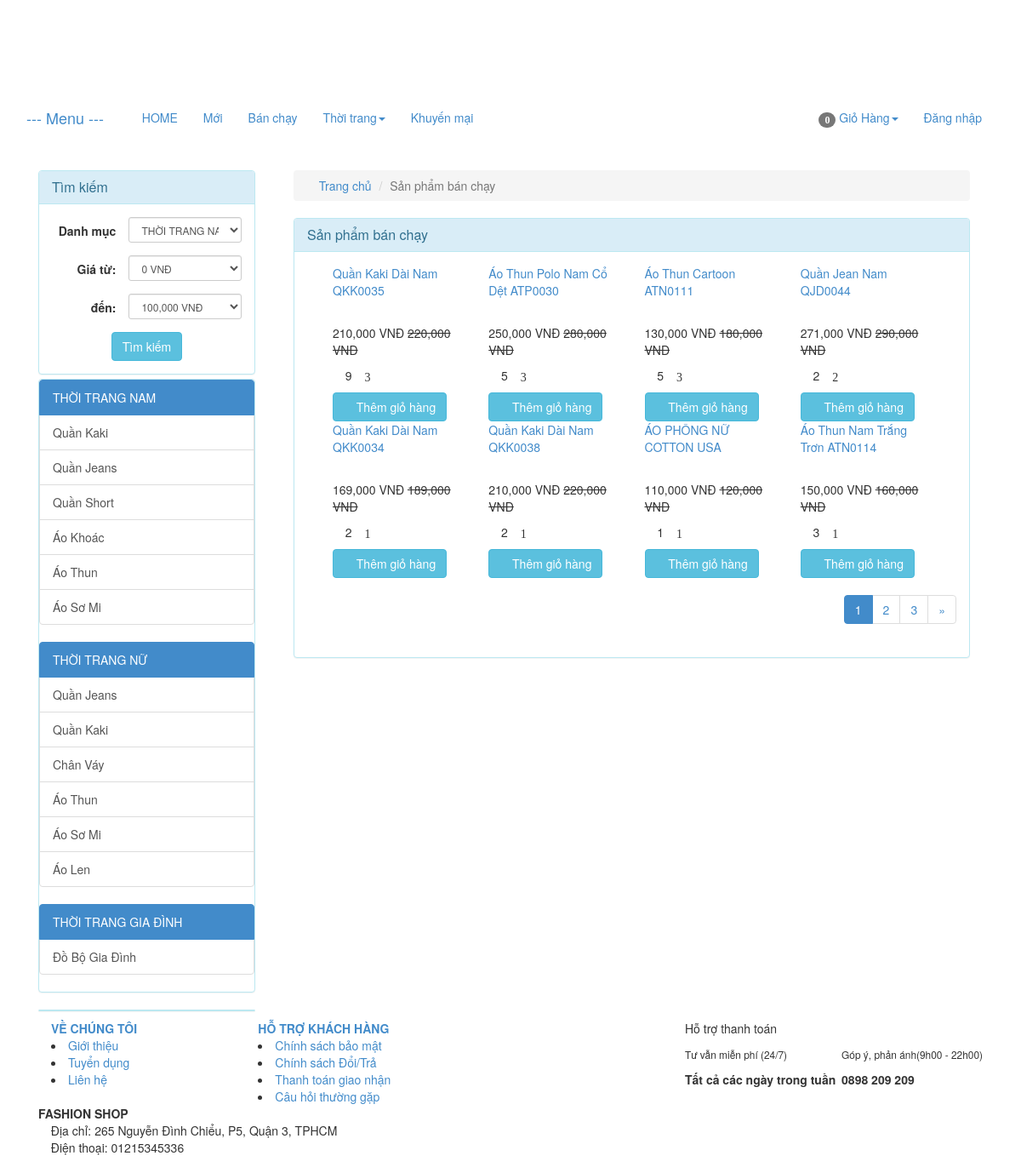
Page /index.php/product/hot on the committed database.
### tables this page shows
CREATE TABLE `catalog` (
  `id` int(11) NOT NULL,
  `name` varchar(100) NOT NULL,
  `description` varchar(255) DEFAULT NULL,
  `parent_id` int(11) NOT NULL,
  `sort_order` tinyint(4) NOT NULL,
  `created` datetime NOT NULL
);

CREATE TABLE `product` (
  `id` int(255) NOT NULL,
  `catalog_id` int(11) NOT NULL,
  `name` varchar(255) NOT NULL,
  `content` text NOT NULL,
  `price` decimal(15,2) NOT NULL DEFAULT 0.00,
  `discount` int(11) DEFAULT 0,
  `image_link` varchar(100) NOT NULL,
  `image_list` text NOT NULL,
  `view` int(11) NOT NULL DEFAULT 0,
  `buyed` int(255) NOT NULL,
  `rate_total` int(255) NOT NULL DEFAULT 4,
  `rate_count` int(255) NOT NULL DEFAULT 1,
  `created` int(11) NOT NULL
);

### application/controllers/Product.php (called while the page is built, shortened)
<?php
class Product extends MY_Controller {
	public function __construct()
	{
		parent::__construct();
		$this->load->model('product_model');
		$this->load->model('catalog_model');
	}
	public function hot()
	{
		$input = array();
		$input['order'] = array('buyed','DESC');
		$this->load->library('pagination');
		$base_url = base_url('product/hot');
		$total =20;
		$per = 8;
		$uri = 3;
		$config = pagination($base_url,$total,$per,$uri);
		$segment = $this->uri->segment(3);
		$segment = intval($segment);
		$input['limit'] = array($config['per_page'],$segment);
		$product_list = $this->product_model->get_list($input);
		$this->data['product_list'] = $product_list;
		$this->data['temp']='site/product/hot';
		$this->load->view('site/layoutsub',$this->data);
	}
}

### index.php (called while the page is built, shortened)
<?php
require_once BASEPATH.'core/CodeIgniter.php';

### application/core/MY_Controller.php (called while the page is built, shortened)
<?php
class MY_Controller extends CI_Controller {
	function __construct()
	{
		$controller = $this->uri->segment(1);
		switch ($controller) {
			default:
				$input = array();
				$input['where'] = array('parent_id' => '1');
				$input['order'] = array('sort_order', 'ASC');
				$catalog = $this->catalog_model->get_list($input);
				foreach ($catalog as $value) {
					$input= array();
					$input['where'] = array('parent_id' => $value->id);
					$input['order'] = array('sort_order', 'ASC');
					$sub = $this->catalog_model->get_list($input);
					$value->sub=$sub;
				}
				$total_items = $this->cart->total_items();
				break;
		}
	}
}

### application/core/MY_Model.php (called while the page is built, shortened)
<?php if ( ! defined('BASEPATH')) exit('No direct script access allowed');
class MY_Model extends CI_Model {
    var $table = '';
    var $key = 'id';
    var $order = '';
    function get_list($input = array())
    {
        $query = $this->db->get($this->table);
        return $query->result();
    }
    protected function get_list_set_input($input = array())
    {
        if ((isset($input['where'])) && $input['where'])
        {
            $this->db->where($input['where']);
        }
        if (isset($input['order'][0]) && isset($input['order'][1]))
        {
            $this->db->order_by($input['order'][0], $input['order'][1]);
        }
        else
        {
            $order = ($this->order == '') ? array($this->table.'.'.$this->key, 'desc') : $this->order;
            $this->db->order_by($order[0], $order[1]);
        }
        if (isset($input['limit'][0]) && isset($input['limit'][1]))
        {
            $this->db->limit($input['limit'][0], $input['limit'][1]);
        }
    }
}
?>

### application/views/site/product/hot.php (the view, shortened to what this page needs)
<div class="col-xs-12 col-sm-9 col-md-9 col-lg-9 clearpaddingr">
	<div class="col-xs-12 col-sm-12 col-md-12 col-lg-12 clearpadding">
		<ol class="breadcrumb">
			<li><a href="<?php echo base_url(); ?>"><span class="glyphicon glyphicon-home" aria-hidden="true"></span> Trang chủ</a></li>
			<li class="active">Sản phẩm bán chạy</li>
		</ol>
		<div class="panel panel-info">
			<div class="panel-heading">
				<h3 class="panel-title">Sản phẩm bán chạy</h3>
			</div>
			<div class="panel-body">
				<div class="col-xs-12 col-sm-12 col-md-12 col-lg-12 clearpadding">
					<?php foreach ($product_list as $value) {
						$name = covert_vi_to_en($value->name);
						$name = strtolower($name);
					?>
						<div class="col-xs-12 col-sm-6 col-md-3 col-lg-3 re-padding">
							<div class="product_item">
								<p class="product_name"><a href="<?php echo base_url($name . '-p' . $value->id); ?>"><?php echo $value->name; ?></a></p>
								<div class="product-image">
								</div>
								<?php if ($value->discount > 0) {
									$new_price = $value->price - $value->discount; ?>
									<p><span class='price text-right'><?php echo number_format($new_price); ?> VNĐ</span> <del class="product-discount"><?php echo number_format($value->price); ?> VNĐ</del></p>
								<?php } else { ?>
									<p><span class='price text-right'><?php echo number_format($value->price); ?> VNĐ</span></p>
								<?php	} ?>
								<p><span class="glyphicon glyphicon-eye-open" aria-hidden="true" title="Số lượt xem"></span> <?php echo $value->view; ?> <span class="glyphicon glyphicon-star-empty" aria-hidden="true" title="Số lượng đặt mua"><?php echo $value->buyed; ?></p>
								<a href="<?php echo base_url('cart/add/' . $value->id); ?>"><button class='btn btn-info'><span class="glyphicon glyphicon-shopping-cart" aria-hidden="true"></span> Thêm giỏ hàng</button></a>
							</div>
						</div>
					<?php } ?>
				</div>
				<?php echo $this->pagination->create_links(); ?>
			</div>
		</div>
	</div>
</div>

### application/helpers/common_helper.php (shortened to what this page needs)
<?php
function public_url($url = '')
{
	return base_url('public/' . $url);
}
function pagination($base_url = '', $total = '', $per = '', $uri = '')
{
	$config = array();
	$config['base_url']    = $base_url;
	$config['total_rows']  = $total;
	$config['per_page']    = $per;
	$config['uri_segment'] = $uri;
	$config['full_tag_open']   = "<nav aria-label='Page navigation' class='text-right'><ul class='pagination'>";
	$config['full_tag_close'] = "</ul></nav>";
	$config['cur_tag_open']   = "<li class='active'><a href='#'>";
	$config['cur_tag_close'] = "</a></li>";
	$config['next_link']   = "&raquo;";
	$config['next_tag_open']   = "<li><span aria-hidden='true'>";
	$config['next_tag_close'] = "</span></li>";
	$config['prev_link']   = "&laquo;";
	$config['prev_tag_open']   = "<li><span aria-hidden='true'>";
	$config['prev_tag_close'] = "</span></li>";
	$config['num_tag_open']   = "<li>";
	$config['num_tag_close'] = "</li>";
	return $config;
}
function covert_vi_to_en($str)
{
	$unicode = array(
		'a' => 'á|à|ả|ã|ạ|ă|ắ|ặ|ằ|ẳ|ẵ|â|ấ|ầ|ẩ|ẫ|ậ',
		'd' => 'đ',
		'e' => 'é|è|ẻ|ẽ|ẹ|ê|ế|ề|ể|ễ|ệ',
		'i' => 'í|ì|ỉ|ĩ|ị',
		'o' => 'ó|ò|ỏ|õ|ọ|ô|ố|ồ|ổ|ỗ|ộ|ơ|ớ|ờ|ở|ỡ|ợ',
		'u' => 'ú|ù|ủ|ũ|ụ|ư|ứ|ừ|ử|ữ|ự',
		'y' => 'ý|ỳ|ỷ|ỹ|ỵ',
		'A' => 'Á|À|Ả|Ã|Ạ|Ă|Ắ|Ặ|Ằ|Ẳ|Ẵ|Â|Ấ|Ầ|Ẩ|Ẫ|Ậ',
		'D' => 'Đ',
		'E' => 'É|È|Ẻ|Ẽ|Ẹ|Ê|Ế|Ề|Ể|Ễ|Ệ',
		'I' => 'Í|Ì|Ỉ|Ĩ|Ị',
		'O' => 'Ó|Ò|Ỏ|Õ|Ọ|Ô|Ố|Ồ|Ổ|Ỗ|Ộ|Ơ|Ớ|Ờ|Ở|Ỡ|Ợ',
		'U' => 'Ú|Ù|Ủ|Ũ|Ụ|Ư|Ứ|Ừ|Ử|Ữ|Ự',
		'Y' => 'Ý|Ỳ|Ỷ|Ỹ|Ỵ',
	);
	foreach ($unicode as $nonUnicode => $uni) $str = preg_replace("/($uni)/i", $nonUnicode, $str);
	$str = trim($str);
	$str = str_replace(' ', '-', $str);
	$str = str_replace(',', '', $str);
	return $str;
}

### application/views/site/layoutsub.php (shortened to what this page needs)
<!DOCTYPE html>
<html lang="en">
<head>
	<?php $this->load->view('site/head',$this->data); ?>
</head>
<body>
	<div class="container">
		<?php $this->load->view('site/header',$this->data); ?>
		<div class="row">
			<div class="col-xs-12 col-sm-12 col-md-12 col-lg-12 clearpadding" style="margin-top: 15px;">
				<?php $this->load->view('admin/message.php'); ?>
				<?php $this->load->view('site/sidebar',$this->data); ?>
				<?php $this->load->view($temp,$this->data); ?>
		<?php $this->load->view('site/footer',$this->data); ?>
</body>
</html>

### application/views/site/head.php (shortened to what this page needs)
<link rel="stylesheet" type="text/css" href="<?php echo public_url('site/'); ?>bootstrap/css/bootstrap.css">
<link rel="stylesheet" type="text/css" href="<?php echo public_url('site/'); ?>css/style.css">

### application/views/site/header.php (shortened to what this page needs)
			<div class="row" style="margin-top: 1px;height: 111px;">
		</div>
<div class="row">
	<nav class="navbar navbar-info re-navbar">
		<div class="container-fluid re-container-fluid">
			<div class="navbar-header">
				<a class="navbar-brand" href="#">--- Menu ---</a>
			</div>
			<div class="collapse navbar-collapse re-navbar-collapse" id="bs-example-navbar-collapse-1">
				<ul class="nav navbar-nav">
					<li class="active"><a href="<?php echo base_url(); ?>"><span class="glyphicon glyphicon-home" aria-hidden="true"></span> HOME<span class="sr-only">(current)</span></a></li>
					<li><a href="<?php echo base_url('moi'); ?>">Mới</a></li>
					<li><a href="<?php echo base_url('ban-chay'); ?>">Bán chạy</a></li>
					<li class="dropdown">
						<a href="#" class="dropdown-toggle" data-toggle="dropdown" role="button" aria-haspopup="true" aria-expanded="false">Thời trang<span class="caret"></span></a>
					</li>
					<li><a href="<?php echo base_url('khuyen-mai'); ?>">Khuyến mại</a></li>
				</ul>
				<ul class="nav navbar-nav navbar-right">
					<?php $this->load->view('site/cart/cart_sh'); ?>
					<?php if (!isset($user)) { ?>
						<li><a href="<?php echo base_url('dang-nhap'); ?>">Đăng nhập</a></li>
					<?php } ?>
				</ul>
			</div>
		</div>
	</nav>
</div>

### application/views/site/cart/cart_sh.php (shortened to what this page needs)
<li class="dropdown">
  <a href="#" class="dropdown-toggle" data-toggle="dropdown" role="button" aria-haspopup="true" aria-expanded="false"> <span class="glyphicon glyphicon-shopping-cart"><span class="badge"><?php echo $total_items ?></span></span> Giỏ Hàng<span class="caret"></span></a>
</li>

### application/views/site/sidebar.php (shortened to what this page needs)
<?php
	$catalog_id = isset($catalog_id)?$catalog_id:NULL;
	$price_from = isset($price_from)?$price_from:NULL;
	$price_to = isset($price_to)?$price_to:NULL;
 ?>
<div class="col-xs-12 col-sm-3 col-md-3 col-lg-3 clearpaddingl">
	<div class="panel panel-info" style="margin-bottom: 5px;">
		<div class="panel-heading">
		    <h3 class="panel-title">Tìm kiếm</h3>
		</div>
	    <div class="panel-body">
	  	    <form class="form-horizontal text-center" method="post" action="<?php echo base_url('product/search'); ?>">
				<div class="form-group form-group-sm">
					<label class="col-sm-5 clearpaddingl control-label" for="formGroupInputSmall">Danh mục</label>
					<div class="col-sm-7" style="padding-left: 0px">
				    	<select class="form-control" name="catalog_id">
				    		<?php foreach ($catalog as $value) { ?>
							  	<option value="<?php echo $value->id; ?>" style='font-weight: bold' <?php if($value->id==$catalog_id) echo 'selected'; ?>><?php echo $value->name; ?></option>
								 </div>
							  	<?php } ?>
				    </div>
				</div>
				<div class="form-group form-group-sm">
					<label class="col-sm-5 control-label" for="formGroupInputSmall">Giá từ:</label>
					<div class="col-sm-7" style="padding-left: 0px">
				    	<select class="form-control" name="price_from">
				    	<?php for ($i=0; $i < 1400000; $i = $i + 100000) { ?>
				    		<option value="<?php echo $i ?>" <?php if($i==$price_from) echo 'selected'; ?>><?php echo number_format($i); ?> VNĐ</option>
				    	<?php } ?>
						</select>
				    </div>
				</div>
				<div class="form-group form-group-sm">
					<label class="col-sm-5 control-label" for="formGroupInputSmall">đến:</label>
					<div class="col-sm-7" style="padding-left: 0px">
				    	<select class="form-control" name="price_to">
				    	<?php for ($i=100000; $i < 1500000; $i = $i + 100000) { ?>
				    		<option value="<?php echo $i ?>" <?php if($i==$price_to) echo 'selected'; ?>><?php echo number_format($i); ?> VNĐ</option>
				    	<?php } ?>
						</select>
				    </div>
				</div>
				<button class="btn btn-info" type="submit" name='submit'>Tìm kiếm</button>
	    </div>
	</div>
	<div class="panel panel-info">
	  <div class="panel-body" style="padding:0px">
	  	<div class="list-group">
	  	<?php foreach ($catalog as $value)
	  	{
	  		$name = covert_vi_to_en($value->name);
	  		$name = strtolower($name);
	  	?>
	  	<div class="list-group">
	  		<a href="<?php echo base_url($name.'-c'.$value->id); ?>" class="list-group-item active">
		    <?php echo $value->name; ?>
		  	</a>
		  <?php foreach ($value->sub as $val) {
		  	$namesub = covert_vi_to_en($val->name);
	  		$namesub = strtolower($namesub);
	  		?>
		  	<a href="<?php echo base_url($namesub.'-c'.$val->id); ?>" class="list-group-item"><?php echo $val->name; ?></a>
		  <?php } ?>
		 </div>
	  	<?php } ?>
	    </div>
	  </div>
	</div>
	<div class="panel panel-info" style="margin-top:10px;margin-bottom:10px;">
	</div>
</div>

### application/views/site/footer.php (shortened to what this page needs)
<div class="row">
	<div class="col-xs-12 col-sm-12 col-md-12 col-lg-12" id="bank">
		<div class="col-xs-12 col-sm-8 col-md-8 col-lg-8 no-padding">
			<div class="footer-info">
				<div class="col-xs-12 col-sm-4 col-md-4 col-lg-4">
					<a href="" title=""><strong>VỀ CHÚNG TÔI</strong></a>
					<li> <a href="#" title="">Giới thiệu </a></li>
					<li> <a href="#" title="">Tuyển dụng</a></li>
					<li> <a href="#" title="">Liên hệ</a></li>
				</div>
				<div class="col-xs-12 col-sm-4 col-md-4 col-lg-4">
					<a href="" title=""><strong>HỖ TRỢ KHÁCH HÀNG</strong></a>
					<li> <a href="#" title="">Chính sách bảo mật</a></li>
					<li> <a href="#" title="">Chính sách Đổi/Trả</a></li>
					<li> <a href="#" title="">Thanh toán giao nhận</a></li>
					<li> <a href="#" title="">Câu hỏi thường gặp</a></li>
				</div>
			</div>
		</div>
		<div class="col-xs-12 col-sm-4 col-md-4 col-lg-4">
			<p>Hỗ trợ thanh toán <img src="http://localhost/myshop/public/images/pay.png" alt="" style="padding-left: 25px;"> </p>
			<div class="fi-left pull-left">
				<p><small>Tư vẫn miễn phí (24/7)</small></p>
				<strong>Tất cả các ngày trong tuần</strong>
			</div>
			<div class="fi-right pull-right">
				<p><small>Góp ý, phản ánh(9h00 - 22h00)</small></p>
				<strong>0898 209 209</strong>
			</div>
		</div>
	</div>
</div>
<div class="row" id="footer">
	<div class="col-xs-12 col-sm-12 col-md-12 col-lg-12">
		<div class="col-xs-12 col-sm-8 col-md-8 col-lg-8">
			<address>
				<strong> FASHION SHOP</strong><br>
				<span class="glyphicon glyphicon-home" aria-hidden="true"></span> Địa chỉ: 265 Nguyễn Đình Chiểu, P5, Quận 3, TPHCM<br>
				<span class="glyphicon glyphicon-phone" aria-hidden="true"></span> Điện thoại: 01215345336<br>
			</address>
		</div>
		<div class="col-xs-12 col-sm-4 col-md-4 col-lg-4 text-right">
		</div>
		<div class="clearfix"></div>
	</div>
</div>

### rows in the picture
catalog: name "THỜI TRANG NAM"
catalog: name "Quần Kaki"
catalog: name "Quần Jeans"
catalog: name "Quần Short"
catalog: name "Áo Khoác"
catalog: name "Áo Thun"
catalog: name "Áo Sơ Mi"
catalog: name "THỜI TRANG NỮ"
catalog: name "Quần Jeans"
catalog: name "Quần Kaki"
catalog: name "Chân Váy"
catalog: name "Áo Thun"
catalog: name "Áo Sơ Mi"
catalog: name "Áo Len"
catalog: name "THỜI TRANG GIA ĐÌNH"
catalog: name "Đồ Bộ Gia Đình"
product: name "Quần Kaki Dài Nam QKK0035", new_price "210,000", price "220,000", view "9", buyed "3"
product: name "Áo Thun Polo Nam Cổ Dệt ATP0030", new_price "250,000", price "280,000", view "5", buyed "3"
product: name "Áo Thun Cartoon ATN0111", new_price "130,000", price "180,000", view "5", buyed "3"
product: name "Quần Jean Nam QJD0044", new_price "271,000", price "290,000", view "2", buyed "2"
product: name "Quần Kaki Dài Nam QKK0034", new_price "169,000", price "189,000", view "2", buyed "1"
product: name "Quần Kaki Dài Nam QKK0038", new_price "210,000", price "220,000", view "2", buyed "1"
product: name "ÁO PHÔNG NỮ COTTON USA", new_price "110,000", price "120,000", view "1", buyed "1"
product: name "Áo Thun Nam Trắng Trơn ATN0114", new_price "150,000", price "160,000", view "3", buyed "1"

### other values in the picture
$total_items "0"
$this->pagination->create_links() "1 2 3 »"
form field catalog_id "THỜI TRANG NAM"
form field price_from "0 VNĐ"
form field price_to "100,000 VNĐ"
